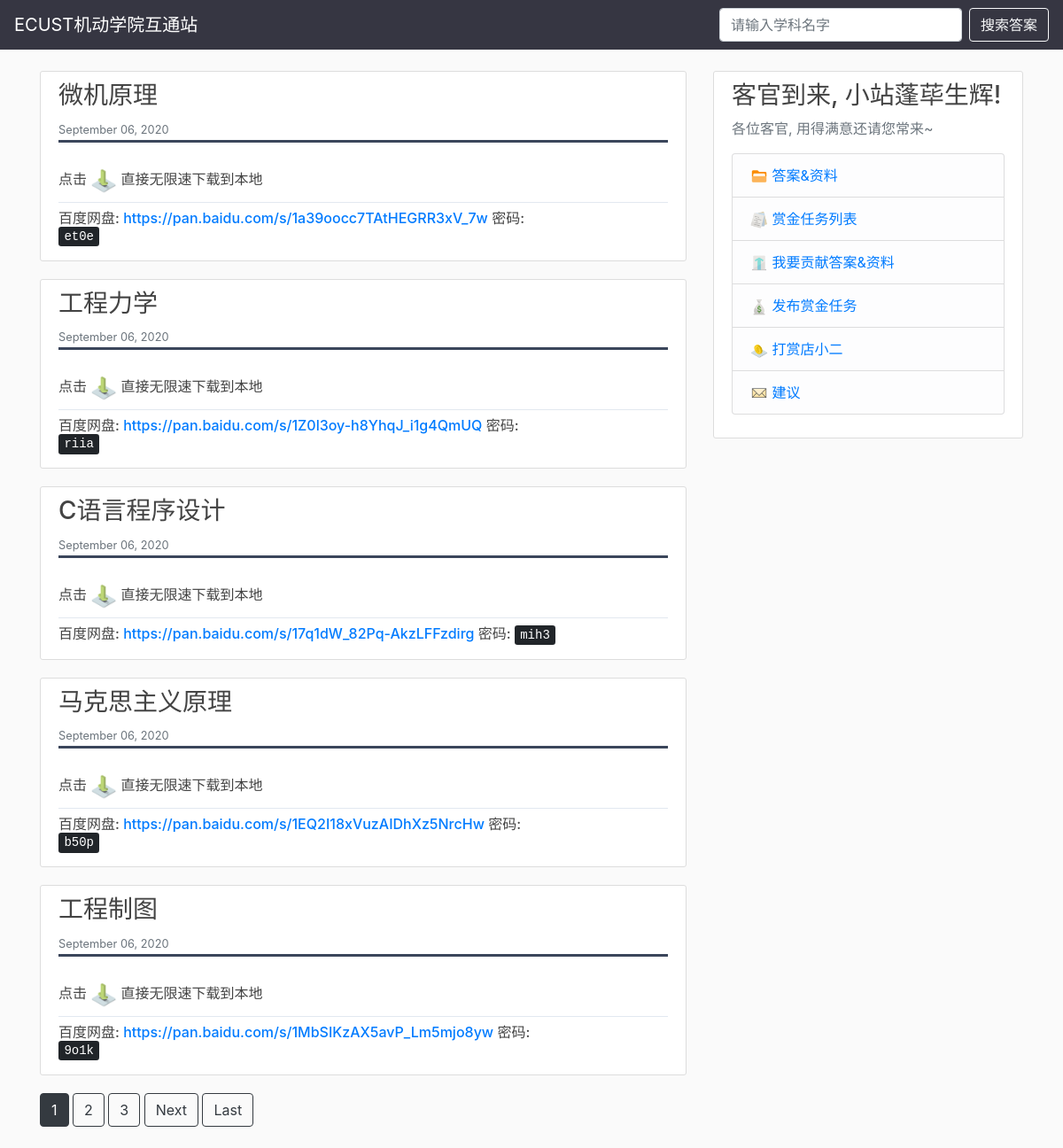
Before: /homepage/ with the older database file.
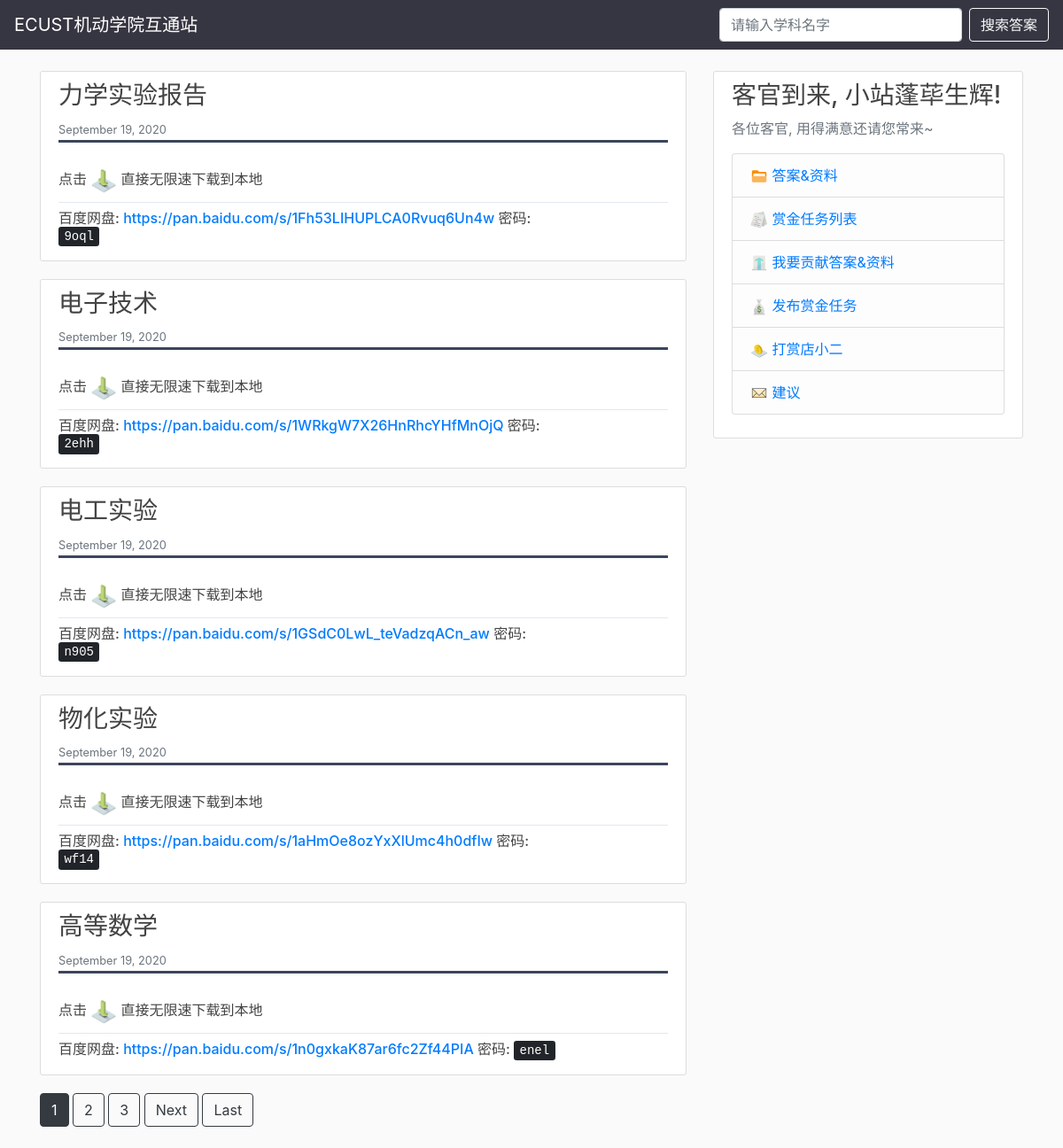
After: the same page with the newer database file.
### answers/models.py (models this page shows, shortened)
class Resource(models.Model):
    title = models.CharField(max_length=50)
    introduce = models.TextField()
    location = models.TextField()
    key = models.TextField()
    date_posted = models.DateTimeField(default=timezone.now)

### main_page/views.py (the view)
# urls.py: path('', views.ResourceListView.as_view(),name='home'),
class ResourceListView(ListView):
    model = Resource
    template_name = 'main_page/welcome.html'
    context_object_name = 'resources'
    ordering = ['-date_posted']
    paginate_by =  5

### main_page/templates/main_page/welcome.html (shortened to what this page needs)
{% extends 'main_page/base.html'%}
{% block content %}
{% load static %}
{% for resource in resources %}
<article class="media content-section">
    <div class="media-body">
        <div class="article-metadata">
            <h3 class="mr-2">{{ resource.title }}</h3>
            <small class="text-muted">{{ resource.date_posted|date:"F d, Y" }}</small>
        </div>
        <br>
        <div class="row">
            <div class="col-10 text-warp">
                <h6 class="text-break">
                    点击
                    <a href="{{ resource.introduce}}">
                        <img src="{% static 'tip/download.png'%}" width="30" height="30" alt="" loading="lazy">
                    </a>
                    直接无限速下载到本地
                </h6>
            </div>
        </div>
        <div class="separator"></div>
        <div class="row">
            <div class="col-10 text-warp">
                <h6 class="text-break">百度网盘: <a href="{{ resource.location}}">{{ resource.location}}</a>
                    密码: <kbd>{{ resource.key}}</kbd>
                </h6>
            </div>
        </div>
    </div>
</article>
{% endfor %}
{% for num in page_obj.paginator.page_range %}
{% if page_obj.number == num %}
<a class="btn btn-dark mb-4" href="?page={{ num }}">{{ num }}</a>
{% elif num > page_obj.number|add:'-3' and num < page_obj.number|add:'3' %}
<a class="btn btn-outline-dark mb-4" href="?page={{ num }}">{{ num }}</a>
{% endif %}
{% endfor %}
{% if page_obj.has_next %}
<a class="btn btn-outline-dark mb-4" href="?page={{ page_obj.next_page_number }}">Next</a>
<a class="btn btn-outline-dark mb-4" href="?page={{ page_obj.paginator.num_pages }}">Last</a>
{% endif %}
{% endblock content %}

### main_page/templates/main_page/base.html (shortened to what this page needs)
{% load static %}
<!DOCTYPE html>
<html lang="en">
<head>
    <link rel="stylesheet" href="https://stackpath.bootstrapcdn.com/bootstrap/4.4.1/css/bootstrap.min.css"
>
    <link rel="stylesheet" href="{% static 'main_page/main_page_modifier.css' %}">
</head>
<body>
<nav class="navbar navbar-expand-lgj navbar-dark fixed-top" style="background-color: #363642;">
    <a class="navbar-brand" href="{% url 'home' %}">ECUST机动学院互通站</a>
    <form class="form-inline" action="{%url 'search'%}" method="get">
        <input class="form-control mr-sm-2" type="text" name="search" placeholder="请输入学科名字" aria-label="Search">
        <button class="btn btn-outline-light my-2 my-sm-0" type="submit">搜索答案</button>
    </form>
</nav>
<main role="main" class="container">
    <div class="row">
        <div class="col-md-8">
            {% block content %}
            {% endblock content %}
        </div>
        <div class="col-md-4">
            <div class="content-section">
                <h3> 客官到来, 小站蓬荜生辉!</h3>
                <p class='text-muted'>各位客官, 用得满意还请您常来~
                <ul class="list-group">
                    <li class="list-group-item list-group-item-light">
                        <img src="{% static 'tip/file.png'%}" width="20" height="20" alt="" loading="lazy">
                        <a href="{% url 'answers' %}">答案&资料 <span class="sr-only">(current)</span></a>
                    </li>
                    <li class="list-group-item list-group-item-light">
                        <img src="{% static 'tip/papers.png'%}" width="20" height="20" alt="" loading="lazy">
                        <a href="{% url 'jobs' %}">赏金任务列表 <span class="sr-only">(current)</span></a>
                    </li>
                    <li class="list-group-item list-group-item-light">
                        <img src="{% static 'tip/upload.png'%}" width="20" height="20" alt="" loading="lazy">
                        <a href="{%url 'contribute'%}"> 我要贡献答案&资料 <span class="sr-only">(current)</span></a>
                    </li>
                    <li class="list-group-item list-group-item-light">
                        <img src="{% static 'tip/money_bag.png'%}" width="20" height="20" alt="" loading="lazy">
                        <a href="{% url 'job_submit'%}"> 发布赏金任务 <span class="sr-only">(current)</span></a>
                    </li>
                    <li class="list-group-item list-group-item-light">
                        <img src="{% static 'tip/coin.png'%}" width="20" height="20" alt="" loading="lazy">
                        <a href="{% url 'praise'%}"> 打赏店小二 <span class="sr-only">(current)</span></a>
                    </li>
                    <li class="list-group-item list-group-item-light">
                        <img src="{% static 'tip/envelope.png'%}" width="20" height="20" alt="" loading="lazy">
                        <a href="{% url 'criticize'%}"> 建议 <span class="sr-only">(current)</span></a>
                    </li>
                </ul>
                </p>
            </div>
        </div>
    </div>
</main>
</body>
</html>

### main_page/static/main_page/main_page_modifier.css (style rules this page uses)
body { background: #fafafa; color: #333333; margin-top: 5rem; }
h1, h2, h3, h4, h5, h6 { color: #444444; }
ul { margin: 0; }
.content-section { background: #ffffff; padding: 10px 20px; border: 1px solid #dddddd; border-radius: 3px; margin-bottom: 20px; }
.article-metadata { padding-bottom: 1px; margin-bottom: 4px; border-bottom: 3px solid #3B465B }
.text-break { word-break: break-word; }
.separator { padding-bottom: 1px; margin-bottom: 8px; border-bottom: 1px solid #E2E8F0 }

Changed rows visible on the page:
removed Resource: title "微机原理", date_posted "September 06, 2020", location "https://pan.baidu.com/s/1a39oocc7TAtHEGRR3xV_7w", key "et0e"
removed Resource: title "工程力学", date_posted "September 06, 2020", location "https://pan.baidu.com/s/1Z0l3oy-h8YhqJ_i1g4QmUQ", key "riia"
removed Resource: title "C语言程序设计", date_posted "September 06, 2020", location "https://pan.baidu.com/s/17q1dW_82Pq-AkzLFFzdirg", key "mih3"
removed Resource: title "马克思主义原理", date_posted "September 06, 2020", location "https://pan.baidu.com/s/1EQ2I18xVuzAIDhXz5NrcHw", key "b50p"
removed Resource: title "工程制图", date_posted "September 06, 2020", location "https://pan.baidu.com/s/1MbSIKzAX5avP_Lm5mjo8yw", key "9o1k"
added Resource: title "力学实验报告", date_posted "September 19, 2020", location "https://pan.baidu.com/s/1Fh53LIHUPLCA0Rvuq6Un4w", key "9oql"
added Resource: title "电子技术", date_posted "September 19, 2020", location "https://pan.baidu.com/s/1WRkgW7X26HnRhcYHfMnOjQ", key "2ehh"
added Resource: title "电工实验", date_posted "September 19, 2020", location "https://pan.baidu.com/s/1GSdC0LwL_teVadzqACn_aw", key "n905"
added Resource: title "物化实验", date_posted "September 19, 2020", location "https://pan.baidu.com/s/1aHmOe8ozYxXlUmc4h0dfIw", key "wf14"
added Resource: title "高等数学", date_posted "September 19, 2020", location "https://pan.baidu.com/s/1n0gxkaK87ar6fc2Zf44PIA", key "enel"
